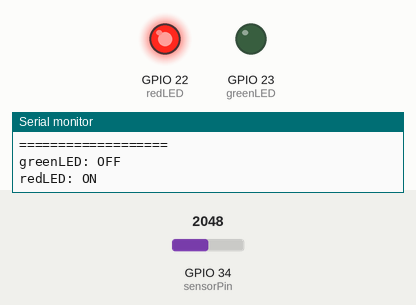
Simulated run of this program. Board: ESP32. Parts: output pins drawn as LEDs (lit = HIGH), the last lines printed to the serial monitor. Inputs (shaded band) come from the test bench; at power-on: GPIO 34 (sensorPin) = 2048. WiFi joins after 1.5 s; servers stay silent unless stated.

Above: at 2.8 s.
2.9 s: GPIO 34 (sensorPin) set to 730
4.8 s: GPIO 34 (sensorPin) set to 648
At 6.1 s:
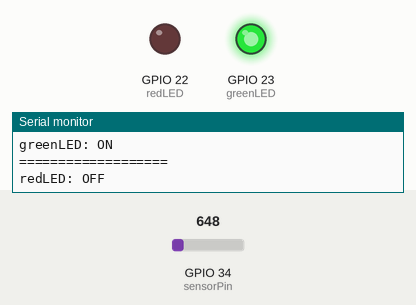
7.1 s: GPIO 34 (sensorPin) set to 740
At 8.8 s:
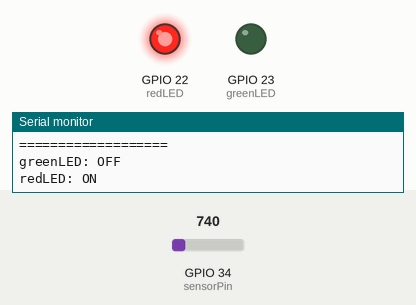
9.1 s: GPIO 34 (sensorPin) set to 660
At 10.5 s:
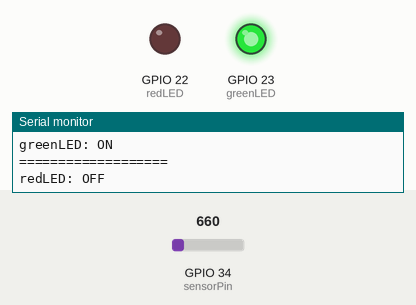
Timing chart, 0 to 12.1 s (numbered marks = the images above; inputs shaded):
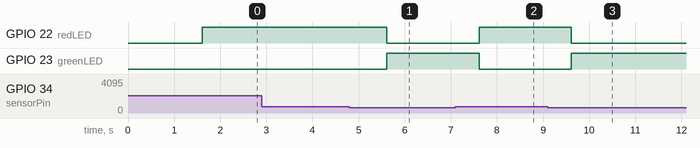

The program:

main.cpp
```cpp
#include <Arduino.h>
#include <WiFi.h>
#include <TridentTD_LineNotify.h>

#define SSID "vivo Y33s"                                         //ใส่ชื่อ Wifi
#define PASSWORD "0623039285"                                  //ใส่รหัส Wifi
#define LINE_TOKEN "ue2b1LRtbrk4FPny0FJCDx8GLAJPju929F2RH9Nga2k" //ใส่ TOKEN

//กำหนดขาที่เชื่อมต่อกับเซ็นเซอร์
int sensorPin = 34;

//กำหนดขาที่เชื่อมต่อกับมอเตอร์
const int greenLED = 23; // GPIO 23 Motor Pum ON
const int redLED = 22;   // GPIO 22 Motor Pum OFF

// ข้อความ ที่จะแสดงใน Line
String txt1 = "ความชื้นเท่ากับ "; //ข้อความ 1 ที่จะแสดงใน Line
String txt2 = " รดน้ำได้แล้ว !"; //ข้อความ 2 ที่จะแสดงใน Line

void setup()
{
  Serial.begin(115200); // Starts the serial communication
  //กำหนดให้ขาดิจิตอล sensorPin รับข้อมูลจากเซ็นเซอร์
  pinMode(sensorPin, INPUT);

  pinMode(greenLED, OUTPUT);
  pinMode(redLED, OUTPUT);
  digitalWrite(greenLED, LOW);
  digitalWrite(redLED, LOW);

  Serial.println(LINE.getVersion());

  //เริ่มการเชื่อมต่อกับวายฟายแม่ข่าย
  WiFi.begin(SSID, PASSWORD);

  //แสดง "WiFi Connecting" ในคอนโซล
  Serial.printf("WiFi connecting ", SSID);

  //ตรวจเช็คสถานะการเขื่อมต่อวายฟาย
  //ถ้าไม่สำเร็จให้แสดง "." ในคอนโซลจนกว่าจะเขื่อมต่อได้
  while (WiFi.status() != WL_CONNECTED)
  {
    Serial.print(".");
    delay(400);
  }
  //แสดงสถานะการวายฟายเชื่อมต่อแล้ว
  Serial.printf("\nWiFi connected\nIP : ");
  Serial.println(WiFi.localIP());
  LINE.setToken(LINE_TOKEN);
}

void loop()
{
  int Humidity = analogRead(sensorPin);
  if (Humidity < 700)
  {
    Serial.print("Moisture Sensor Value:");
    Serial.println(Humidity);
    digitalWrite(greenLED, HIGH);
    Serial.println("greenLED: ON ");
    Serial.println("===================");
    digitalWrite(redLED, LOW);
    Serial.println("redLED: OFF ");
    LINE.notify(txt1 + Humidity + txt2);
  }
  else if (Humidity >= 700)
  {
    Serial.print("Moisture Sensor Value:");
    Serial.println(Humidity);
    digitalWrite(greenLED, LOW);
    Serial.println("===================");
    Serial.println("greenLED: OFF ");
    digitalWrite(redLED, HIGH);
    Serial.println("redLED: ON ");
  }

  delay(1000);
}
```

Measured:
- the behaviour switches between 700 and 699 on GPIO 34 (sensorPin) (found by bisection; images 0 and 1)
- after the input at 4.8 s, GPIO 22 (redLED): HIGH → LOW after 0.81 s; GPIO 23 (greenLED): LOW → HIGH after 0.81 s
- after the input at 7.1 s, GPIO 22 (redLED): LOW → HIGH after 0.51 s; GPIO 23 (greenLED): HIGH → LOW after 0.51 s
- after the input at 9.1 s, GPIO 22 (redLED): HIGH → LOW after 0.52 s; GPIO 23 (greenLED): LOW → HIGH after 0.52 s
